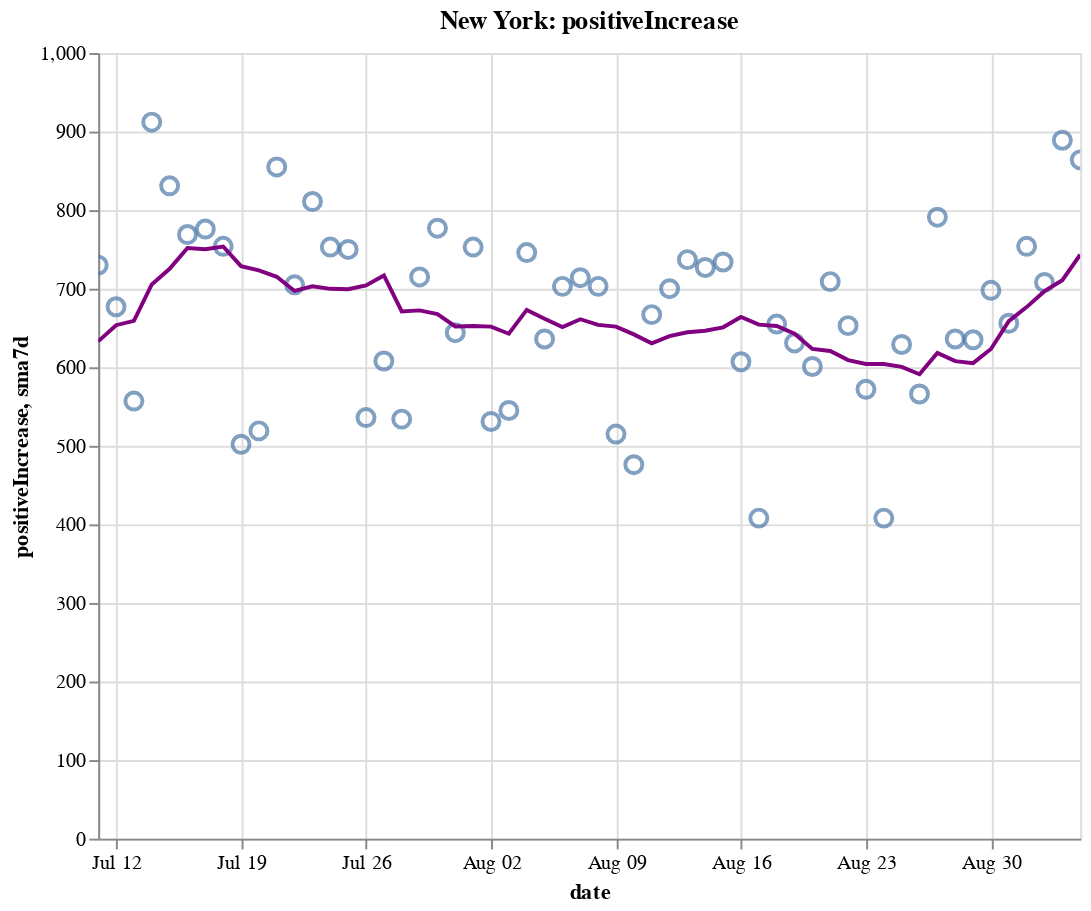

The cell this chart's notebook holds for it:
### Code cell
create_plot(ny, 'positiveIncrease')

### Figure 1 — Vega-Lite specification as saved in the notebook (floating-point values rounded to 4 significant figures)
{"config": {"view": {"continuousWidth": 400, "continuousHeight": 300}}, "layer": [{"layer": [{"mark": {"type": "point", "size": 75}, "encoding": {"tooltip": [{"type": "temporal", "field": "date"}, {"type": "quantitative", "field": "positiveIncrease"}, {"type": "quantitative", "field": "sma7d"}], "x": {"type": "temporal", "field": "date"}, "y": {"type": "quantitative", "field": "positiveIncrease"}}, "selection": {"selector008": {"type": "interval", "bind": "scales", "encodings": ["x", "y"]}}}, {"mark": {"type": "line", "color": "purple"}, "encoding": {"x": {"type": "temporal", "field": "date"}, "y": {"type": "quantitative", "field": "sma7d"}}}]}, {"mark": {"type": "rule", "color": "#aaa"}, "encoding": {"x": {"type": "temporal", "field": "date"}}, "transform": [{"filter": {"selection": "selector007"}}]}, {"mark": "circle", "encoding": {"opacity": {"condition": {"value": 1, "selection": "selector007"}, "value": 0}, "tooltip": [{"type": "temporal", "field": "date"}, {"type": "quantitative", "field": "positiveIncrease"}, {"type": "quantitative", "field": "sma7d"}], "x": {"type": "temporal", "field": "date"}, "y": {"type": "quantitative", "field": "positiveIncrease"}}, "selection": {"selector007": {"type": "single", "encodings": ["x"], "on": "mouseover", "nearest": true, "empty": "none"}}}, {"mark": {"type": "text", "align": "left", "dx": 5, "dy": -5, "stroke": "white", "strokeWidth": 2}, "encoding": {"text": {"type": "quantitative", "field": "positiveIncrease"}, "tooltip": [{"type": "temporal", "field": "date"}, {"type": "quantitative", "field": "positiveIncrease"}, {"type": "quantitative", "field": "sma7d"}], "x": {"type": "temporal", "field": "date"}, "y": {"type": "quantitative", "field": "positiveIncrease"}}, "transform": [{"filter": {"selection": "selector007"}}]}, {"mark": {"type": "text", "align": "left", "dx": 5, "dy": -5}, "encoding": {"text": {"type": "quantitative", "field": "positiveIncrease"}, "tooltip": [{"type": "temporal", "field": "date"}, {"type": "quantitative", "field": "positiveIncrease"}, {"type": "quantitative", "field": "sma7d"}], "x": {"type": "temporal", "field": "date"}, "y": {"type": "quantitative", "field": "positiveIncrease"}}, "transform": [{"filter": {"selection": "selector007"}}]}], "data": {"name": "data-892cd09a02d10d3124e5cd54f6b0d1b7"}, "height": 400, "title": "New York: positiveIncrease", "width": 500, "$schema": "https://vega.github.io/schema/vega-lite/v4.8.1.json", "datasets": {"data-892cd09a02d10d3124e5cd54f6b0d1b7": [{"date": "2020-07-11T00:00:00", "totalTestResultsIncrease": 69200.0, "positiveIncrease": 730.0, "death": 24970.0, "deathIncrease": 6.0, "positiveRate": 0.011, "state": "New York", "sma7d": 633.0}, {"date": "2020-07-12T00:00:00", "totalTestResultsIncrease": 62420.0, "positiveIncrease": 677.0, "death": 24980.0, "deathIncrease": 5.0, "positiveRate": 0.011, "state": "New York", "sma7d": 653.6}, {"date": "2020-07-13T00:00:00", "totalTestResultsIncrease": 51690.0, "positiveIncrease": 557.0, "death": 24990.0, "deathIncrease": 10.0, "positiveRate": 0.011, "state": "New York", "sma7d": 659.1}, {"date": "2020-07-14T00:00:00", "totalTestResultsIncrease": 60040.0, "positiveIncrease": 912.0, "death": 24990.0, "deathIncrease": 5.0, "positiveRate": 0.015, "state": "New York", "sma7d": 705.4}, {"date": "2020-07-15T00:00:00", "totalTestResultsIncrease": 63600.0, "positiveIncrease": 831.0, "death": 25000.0, "deathIncrease": 9.0, "positiveRate": 0.013, "state": "New York", "sma7d": 725.3}, {"date": "2020-07-16T00:00:00", "totalTestResultsIncrease": 72680.0, "positiveIncrease": 769.0, "death": 25010.0, "deathIncrease": 11.0, "positiveRate": 0.011, "state": "New York", "sma7d": 751.7}, {"date": "2020-07-17T00:00:00", "totalTestResultsIncrease": 78240.0, "positiveIncrease": 776.0, "death": 25020.0, "deathIncrease": 10.0, "positiveRate": 0.01, "state": "New York", "sma7d": 750.3}, {"date": "2020-07-18T00:00:00", "totalTestResultsIncrease": 69820.0, "positiveIncrease": 754.0, "death": 25040.0, "deathIncrease": 11.0, "positiveRate": 0.011, "state": "New York", "sma7d": 753.7}, {"date": "2020-07-19T00:00:00", "totalTestResultsIncrease": 46200.0, "positiveIncrease": 502.0, "death": 25050.0, "deathIncrease": 13.0, "positiveRate": 0.011, "state": "New York", "sma7d": 728.7}, {"date": "2020-07-20T00:00:00", "totalTestResultsIncrease": 49340.0, "positiveIncrease": 519.0, "death": 25060.0, "deathIncrease": 8.0, "positiveRate": 0.011, "state": "New York", "sma7d": 723.3}, {"date": "2020-07-21T00:00:00", "totalTestResultsIncrease": 66170.0, "positiveIncrease": 855.0, "death": 25060.0, "deathIncrease": 2.0, "positiveRate": 0.013, "state": "New York", "sma7d": 715.1}, {"date": "2020-07-22T00:00:00", "totalTestResultsIncrease": 67660.0, "positiveIncrease": 705.0, "death": 25070.0, "deathIncrease": 10.0, "positiveRate": 0.01, "state": "New York", "sma7d": 697.1}, {"date": "2020-07-23T00:00:00", "totalTestResultsIncrease": 69700.0, "positiveIncrease": 811.0, "death": 25080.0, "deathIncrease": 13.0, "positiveRate": 0.012, "state": "New York", "sma7d": 703.1}, {"date": "2020-07-24T00:00:00", "totalTestResultsIncrease": 76510.0, "positiveIncrease": 753.0, "death": 25090.0, "deathIncrease": 9.0, "positiveRate": 0.01, "state": "New York", "sma7d": 699.9}, {"date": "2020-07-25T00:00:00", "totalTestResultsIncrease": 71470.0, "positiveIncrease": 750.0, "death": 25100.0, "deathIncrease": 13.0, "positiveRate": 0.01, "state": "New York", "sma7d": 699.3}, {"date": "2020-07-26T00:00:00", "totalTestResultsIncrease": 53570.0, "positiveIncrease": 536.0, "death": 25110.0, "deathIncrease": 3.0, "positiveRate": 0.01, "state": "New York", "sma7d": 704.1}, {"date": "2020-07-27T00:00:00", "totalTestResultsIncrease": 57270.0, "positiveIncrease": 608.0, "death": 25120.0, "deathIncrease": 11.0, "positiveRate": 0.011, "state": "New York", "sma7d": 716.9}, {"date": "2020-07-28T00:00:00", "totalTestResultsIncrease": 57400.0, "positiveIncrease": 534.0, "death": 25130.0, "deathIncrease": 9.0, "positiveRate": 0.009, "state": "New York", "sma7d": 671.0}, {"date": "2020-07-29T00:00:00", "totalTestResultsIncrease": 62280.0, "positiveIncrease": 715.0, "death": 25130.0, "deathIncrease": 6.0, "positiveRate": 0.011, "state": "New York", "sma7d": 672.4}, {"date": "2020-07-30T00:00:00", "totalTestResultsIncrease": 73550.0, "positiveIncrease": 777.0, "death": 25140.0, "deathIncrease": 13.0, "positiveRate": 0.011, "state": "New York", "sma7d": 667.6}, {"date": "2020-07-31T00:00:00", "totalTestResultsIncrease": 68870.0, "positiveIncrease": 644.0, "death": 25150.0, "deathIncrease": 5.0, "positiveRate": 0.009, "state": "New York", "sma7d": 652.0}, {"date": "2020-08-01T00:00:00", "totalTestResultsIncrease": 82740.0, "positiveIncrease": 753.0, "death": 25160.0, "deathIncrease": 14.0, "positiveRate": 0.009, "state": "New York", "sma7d": 652.4}, {"date": "2020-08-02T00:00:00", "totalTestResultsIncrease": 58960.0, "positiveIncrease": 531.0, "death": 25170.0, "deathIncrease": 6.0, "positiveRate": 0.009, "state": "New York", "sma7d": 651.7}, {"date": "2020-08-03T00:00:00", "totalTestResultsIncrease": 51840.0, "positiveIncrease": 545.0, "death": 25170.0, "deathIncrease": 2.0, "positiveRate": 0.011, "state": "New York", "sma7d": 642.7}, {"date": "2020-08-04T00:00:00", "totalTestResultsIncrease": 70990.0, "positiveIncrease": 746.0, "death": 25180.0, "deathIncrease": 3.0, "positiveRate": 0.011, "state": "New York", "sma7d": 673.0}, {"date": "2020-08-05T00:00:00", "totalTestResultsIncrease": 72670.0, "positiveIncrease": 636.0, "death": 25180.0, "deathIncrease": 4.0, "positiveRate": 0.009, "state": "New York", "sma7d": 661.7}, {"date": "2020-08-06T00:00:00", "totalTestResultsIncrease": 72370.0, "positiveIncrease": 703.0, "death": 25180.0, "deathIncrease": 6.0, "positiveRate": 0.01, "state": "New York", "sma7d": 651.1}, {"date": "2020-08-07T00:00:00", "totalTestResultsIncrease": 70170.0, "positiveIncrease": 714.0, "death": 25190.0, "deathIncrease": 5.0, "positiveRate": 0.01, "state": "New York", "sma7d": 661.1}, {"date": "2020-08-08T00:00:00", "totalTestResultsIncrease": 74860.0, "positiveIncrease": 703.0, "death": 25200.0, "deathIncrease": 5.0, "positiveRate": 0.009, "state": "New York", "sma7d": 654.0}, {"date": "2020-08-09T00:00:00", "totalTestResultsIncrease": 65810.0, "positiveIncrease": 515.0, "death": 25200.0, "deathIncrease": 7.0, "positiveRate": 0.008, "state": "New York", "sma7d": 651.7}, {"date": "2020-08-10T00:00:00", "totalTestResultsIncrease": 54000.0, "positiveIncrease": 476.0, "death": 25200.0, "deathIncrease": 2.0, "positiveRate": 0.009, "state": "New York", "sma7d": 641.9}, {"date": "2020-08-11T00:00:00", "totalTestResultsIncrease": 77060.0, "positiveIncrease": 667.0, "death": 25210.0, "deathIncrease": 7.0, "positiveRate": 0.009, "state": "New York", "sma7d": 630.6}, {"date": "2020-08-12T00:00:00", "totalTestResultsIncrease": 87780.0, "positiveIncrease": 700.0, "death": 25220.0, "deathIncrease": 7.0, "positiveRate": 0.008, "state": "New York", "sma7d": 639.7}, {"date": "2020-08-13T00:00:00", "totalTestResultsIncrease": 87900.0, "positiveIncrease": 737.0, "death": 25230.0, "deathIncrease": 10.0, "positiveRate": 0.008, "state": "New York", "sma7d": 644.6}, {"date": "2020-08-14T00:00:00", "totalTestResultsIncrease": 85460.0, "positiveIncrease": 727.0, "death": 25230.0, "deathIncrease": 4.0, "positiveRate": 0.009, "state": "New York", "sma7d": 646.4}, {"date": "2020-08-15T00:00:00", "totalTestResultsIncrease": 88670.0, "positiveIncrease": 734.0, "death": 25240.0, "deathIncrease": 12.0, "positiveRate": 0.008, "state": "New York", "sma7d": 650.9}, {"date": "2020-08-16T00:00:00", "totalTestResultsIncrease": 77690.0, "positiveIncrease": 607.0, "death": 25250.0, "deathIncrease": 6.0, "positiveRate": 0.008, "state": "New York", "sma7d": 664.0}, {"date": "2020-08-17T00:00:00", "totalTestResultsIncrease": 56890.0, "positiveIncrease": 408.0, "death": 25260.0, "deathIncrease": 6.0, "positiveRate": 0.007, "state": "New York", "sma7d": 654.3}, {"date": "2020-08-18T00:00:00", "totalTestResultsIncrease": 66890.0, "positiveIncrease": 655.0, "death": 25260.0, "deathIncrease": 8.0, "positiveRate": 0.01, "state": "New York", "sma7d": 652.6}, {"date": "2020-08-19T00:00:00", "totalTestResultsIncrease": 80420.0, "positiveIncrease": 631.0, "death": 25270.0, "deathIncrease": 6.0, "positiveRate": 0.008, "state": "New York", "sma7d": 642.7}, {"date": "2020-08-20T00:00:00", "totalTestResultsIncrease": 80980.0, "positiveIncrease": 601.0, "death": 25280.0, "deathIncrease": 5.0, "positiveRate": 0.007, "state": "New York", "sma7d": 623.3}, {"date": "2020-08-21T00:00:00", "totalTestResultsIncrease": 98880.0, "positiveIncrease": 709.0, "death": 25280.0, "deathIncrease": 3.0, "positiveRate": 0.007, "state": "New York", "sma7d": 620.7}, {"date": "2020-08-22T00:00:00", "totalTestResultsIncrease": 94850.0, "positiveIncrease": 653.0, "death": 25280.0, "deathIncrease": 4.0, "positiveRate": 0.007, "state": "New York", "sma7d": 609.1}, {"date": "2020-08-23T00:00:00", "totalTestResultsIncrease": 74040.0, "positiveIncrease": 572.0, "death": 25290.0, "deathIncrease": 6.0, "positiveRate": 0.008, "state": "New York", "sma7d": 604.1}, {"date": "2020-08-24T00:00:00", "totalTestResultsIncrease": 62030.0, "positiveIncrease": 408.0, "death": 25300.0, "deathIncrease": 7.0, "positiveRate": 0.007, "state": "New York", "sma7d": 604.1}, {"date": "2020-08-25T00:00:00", "totalTestResultsIncrease": 67260.0, "positiveIncrease": 629.0, "death": 25300.0, "deathIncrease": 2.0, "positiveRate": 0.009, "state": "New York", "sma7d": 600.4}, {"date": "2020-08-26T00:00:00", "totalTestResultsIncrease": 71190.0, "positiveIncrease": 566.0, "death": 25300.0, "deathIncrease": 8.0, "positiveRate": 0.008, "state": "New York", "sma7d": 591.1}, {"date": "2020-08-27T00:00:00", "totalTestResultsIncrease": 83440.0, "positiveIncrease": 791.0, "death": 25310.0, "deathIncrease": 4.0, "positiveRate": 0.009, "state": "New York", "sma7d": 618.3}, {"date": "2020-08-28T00:00:00", "totalTestResultsIncrease": 97830.0, "positiveIncrease": 636.0, "death": 25310.0, "deathIncrease": 3.0, "positiveRate": 0.007, "state": "New York", "sma7d": 607.9}, {"date": "2020-08-29T00:00:00", "totalTestResultsIncrease": 93870.0, "positiveIncrease": 635.0, "death": 25320.0, "deathIncrease": 7.0, "positiveRate": 0.007, "state": "New York", "sma7d": 605.3}, {"date": "2020-08-30T00:00:00", "totalTestResultsIncrease": 100000.0, "positiveIncrease": 698.0, "death": 25330.0, "deathIncrease": 8.0, "positiveRate": 0.007, "state": "New York", "sma7d": 623.3}, {"date": "2020-08-31T00:00:00", "totalTestResultsIncrease": 66240.0, "positiveIncrease": 656.0, "death": 25330.0, "deathIncrease": 1.0, "positiveRate": 0.01, "state": "New York", "sma7d": 658.7}, {"date": "2020-09-01T00:00:00", "totalTestResultsIncrease": 77000.0, "positiveIncrease": 754.0, "death": 25330.0, "deathIncrease": 3.0, "positiveRate": 0.01, "state": "New York", "sma7d": 676.6}, {"date": "2020-09-02T00:00:00", "totalTestResultsIncrease": 88450.0, "positiveIncrease": 708.0, "death": 25340.0, "deathIncrease": 5.0, "positiveRate": 0.008, "state": "New York", "sma7d": 696.9}, {"date": "2020-09-03T00:00:00", "totalTestResultsIncrease": 88980.0, "positiveIncrease": 889.0, "death": 25340.0, "deathIncrease": 7.0, "positiveRate": 0.01, "state": "New York", "sma7d": 710.9}, {"date": "2020-09-04T00:00:00", "totalTestResultsIncrease": 93400.0, "positiveIncrease": 864.0, "death": 25350.0, "deathIncrease": 5.0, "positiveRate": 0.009, "state": "New York", "sma7d": 743.4}]}}
